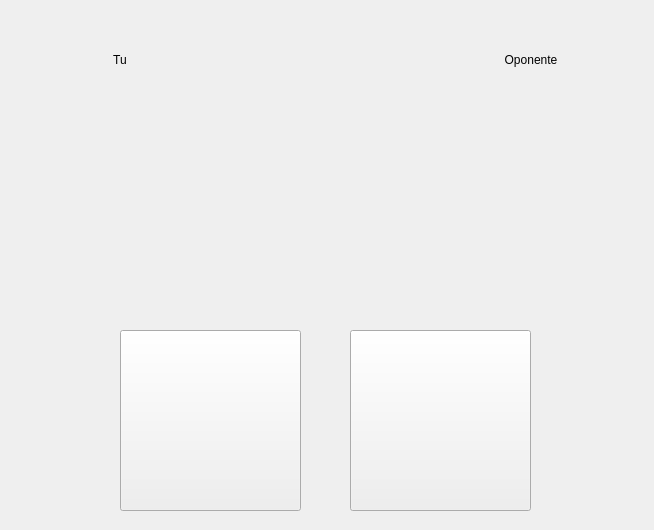
<?xml version="1.0" encoding="UTF-8"?>
<ui version="4.0">
 <class>Form</class>
 <widget class="QWidget" name="Form">
  <property name="geometry">
   <rect>
    <x>0</x>
    <y>0</y>
    <width>654</width>
    <height>530</height>
   </rect>
  </property>
  <property name="windowTitle">
   <string>Form</string>
  </property>
  <widget class="QPushButton" name="dado1">
   <property name="geometry">
    <rect>
     <x>120</x>
     <y>330</y>
     <width>181</width>
     <height>181</height>
    </rect>
   </property>
   <property name="text">
    <string/>
   </property>
   <property name="icon">
    <iconset>
     <normaloff>Assets/dice.png</normaloff>Assets/dice.png</iconset>
   </property>
   <property name="iconSize">
    <size>
     <width>200</width>
     <height>200</height>
    </size>
   </property>
  </widget>
  <widget class="QPushButton" name="dado2">
   <property name="geometry">
    <rect>
     <x>350</x>
     <y>330</y>
     <width>181</width>
     <height>181</height>
    </rect>
   </property>
   <property name="text">
    <string/>
   </property>
   <property name="icon">
    <iconset>
     <normaloff>Assets/dice.png</normaloff>Assets/dice.png</iconset>
   </property>
   <property name="iconSize">
    <size>
     <width>200</width>
     <height>200</height>
    </size>
   </property>
  </widget>
  <widget class="QWidget" name="horizontalLayoutWidget">
   <property name="geometry">
    <rect>
     <x>20</x>
     <y>130</y>
     <width>611</width>
     <height>151</height>
    </rect>
   </property>
   <layout class="QHBoxLayout" name="horizontalLayout">
    <item>
     <widget class="QLabel" name="eleccion_1">
      <property name="text">
       <string/>
      </property>
      <property name="alignment">
       <set>Qt::AlignCenter</set>
      </property>
     </widget>
    </item>
    <item>
     <widget class="QLabel" name="timer">
      <property name="text">
       <string/>
      </property>
      <property name="alignment">
       <set>Qt::AlignCenter</set>
      </property>
     </widget>
    </item>
    <item>
     <widget class="QLabel" name="eleccion_2">
      <property name="text">
       <string/>
      </property>
      <property name="alignment">
       <set>Qt::AlignCenter</set>
      </property>
     </widget>
    </item>
   </layout>
  </widget>
  <widget class="QWidget" name="horizontalLayoutWidget_2">
   <property name="geometry">
    <rect>
     <x>20</x>
     <y>20</y>
     <width>611</width>
     <height>80</height>
    </rect>
   </property>
   <layout class="QHBoxLayout" name="horizontalLayout_2">
    <item>
     <widget class="QLabel" name="nombre_1">
      <property name="text">
       <string>Tu</string>
      </property>
      <property name="alignment">
       <set>Qt::AlignCenter</set>
      </property>
     </widget>
    </item>
    <item>
     <widget class="QLabel" name="label_6">
      <property name="text">
       <string/>
      </property>
      <property name="alignment">
       <set>Qt::AlignCenter</set>
      </property>
     </widget>
    </item>
    <item>
     <widget class="QLabel" name="nombre_2">
      <property name="text">
       <string>Oponente</string>
      </property>
      <property name="alignment">
       <set>Qt::AlignCenter</set>
      </property>
     </widget>
    </item>
   </layout>
  </widget>
  <zorder>dado1</zorder>
  <zorder>horizontalLayoutWidget</zorder>
  <zorder>horizontalLayoutWidget_2</zorder>
  <zorder>dado2</zorder>
 </widget>
 <resources/>
 <connections/>
</ui>
